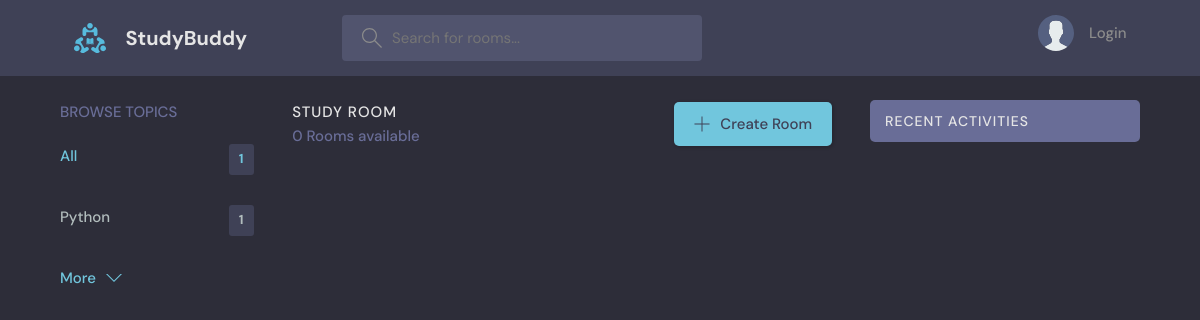
Before: /?q=JavaScripts with the older database file.
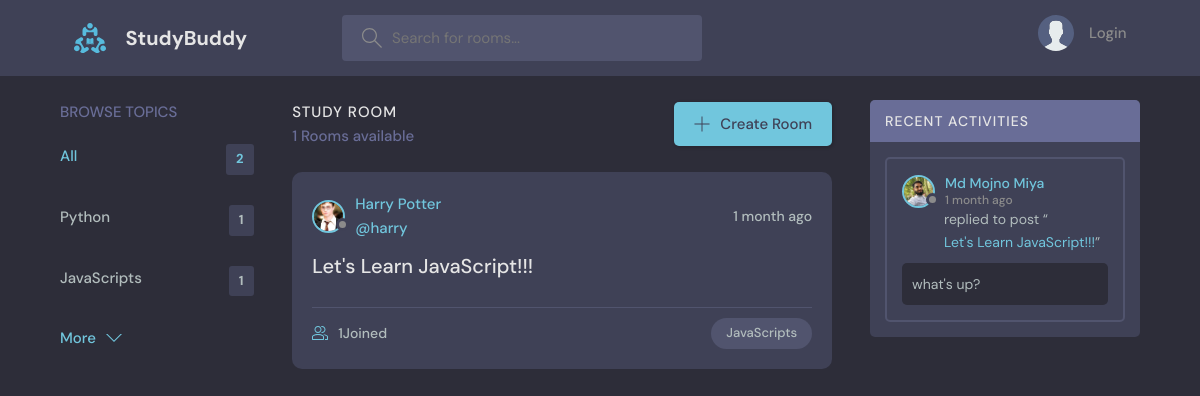
After: the same page with the newer database file.
### base/models.py (models this page shows, shortened)
class Topic(models.Model):
    name = models.CharField(max_length=200)

class Room(models.Model):
    host = models.ForeignKey(User, on_delete=models.SET_NULL, null=True)
    topic = models.ForeignKey(Topic, on_delete=models.SET_NULL, null=True)
    name = models.CharField(max_length=200)
    description = models.TextField(null=True, blank=True)
    participants = models.ManyToManyField(User, related_name="participants", blank=True)
    updated = models.DateTimeField(auto_now=True)
    created = models.DateTimeField(auto_now_add=True)
    class Meta:
        ordering = ['-updated', '-created']
    def __str__(self):
        return self.name

class User(AbstractUser):
    name = models.CharField(max_length=200, null=True)
    email = models.EmailField(unique=True, null=True)
    bio = models.TextField(null=True)
    avatar = models.ImageField(null=True, default='avatar.svg')
    USERNAME_FIELD = 'email'
    REQUIRED_FIELDS = []

class Message(models.Model):
    user = models.ForeignKey(User, on_delete=models.CASCADE)
    room = models.ForeignKey(Room, on_delete=models.CASCADE)
    body = models.TextField()
    updated = models.DateTimeField(auto_now=True)
    created = models.DateTimeField(auto_now_add=True)
    class Meta:
        ordering = ['-updated', '-created']

### base/views.py (the view)
# urls.py: path('', views.home, name='home'),
def home(request):
    q = request.GET.get("q") if request.GET.get("q") is not None else ""
    rooms = Room.objects.filter(
        Q(topic__name__icontains=q) | Q(name__icontains=q) | Q(description__icontains=q)
    )
    topics = Topic.objects.all()[0:5]
    room_count = rooms.count()
    room_messages = Message.objects.filter(Q(room__topic__name__icontains=q))
    context = {
        "rooms": rooms,
        "topics": topics,
        "room_count": room_count,
        "room_messages": room_messages,
    }
    return render(request, "base/home.html", context)

### base/templates/base/home.html (shortened to what this page needs)
{% extends 'main.html' %}
{% block content %}
<main class="layout layout--3">
  <div class="container">
    {% include 'base/topics_components.html' %}
    <div class="roomList">
      <div class="roomList__header">
        <div>
          <h2>Study Room</h2>
          <p>{{room_count}} Rooms available</p>
        </div>
        <a class="btn btn--main" href="{% url 'create-room' %}">
          <svg
            version="1.1"
            xmlns="http://www.w3.org/2000/svg"
            width="32"
            height="32"
            viewBox="0 0 32 32"
          >
            <title>add</title>
            <path
              d="M16.943 0.943h-1.885v14.115h-14.115v1.885h14.115v14.115h1.885v-14.115h14.115v-1.885h-14.115v-14.115z"
            ></path>
          </svg>
          Create Room
        </a>
      </div>
      {% include 'base/feed_components.html' %}
    </div>
    {% include 'base/activity_components.html' %}
  </div>
</main>
{% endblock content %}

### base/templates/base/topics_components.html
<div class="topics">
  <div class="topics__header">
    <h2>Browse Topics</h2>
  </div>
  <ul class="topics__list">
    <li>
      <a href="{% url 'home' %}" class="active">All <span>{{topics.count}}</span></a>
    </li>
    {% for topic in topics %}
    <li>
      <a href="{% url 'home' %}?q={{topic.name}}">{{topic.name}} <span>{{topic.room_set.all.count}}</span></a>
    </li>
    {% endfor %}
  </ul>
  <a class="btn btn--link" href="{% url 'topics' %}">
    More
    <svg
      version="1.1"
      xmlns="http://www.w3.org/2000/svg"
      width="32"
      height="32"
      viewBox="0 0 32 32"
    >
      <title>chevron-down</title>
      <path d="M16 21l-13-13h-3l16 16 16-16h-3l-13 13z"></path>
    </svg>
  </a>
</div>

### base/templates/base/feed_components.html (shortened to what this page needs)
{% for room in rooms %}
<div class="roomListRoom">
  <div class="roomListRoom__header">
    <a
      href="{% url 'user-profile' room.host.id %}"
      class="roomListRoom__author"
    >
      <div class="avatar avatar--small">
        <img src="{{room.host.avatar.url}}" />
      </div>
      <div>
        <div>
          <span>{{room.host.name}}</span>
        </div>
        <span>@{{room.host.username}}</span>
      </div>
    </a>
    <div class="roomListRoom__actions">
      <span>{{room.created|timesince}} ago</span>
    </div>
  </div>
  <div class="roomListRoom__content">
    <a href="{% url 'room' room.id %}">{{room.name}}</a>
  </div>
  <div class="roomListRoom__meta">
    <a href="{% url 'room' room.id %}" class="roomListRoom__joined">
      {{room.participants.all.count}}Joined
    </a>
    <p class="roomListRoom__topic">{{room.topic.name}}</p>
  </div>
</div>
{% endfor %}

### base/templates/base/activity_components.html (shortened to what this page needs)
<div class="activities">
  <div class="activities__header">
    <h2>Recent Activities</h2>
  </div>
  {% for message in room_messages %}
  <div class="activities__box">
    <div class="activities__boxHeader roomListRoom__header">
      <a href="{% url 'user-profile' message.user.id %}" class="roomListRoom__author">
        <div class="avatar avatar--small">
          <img src="{{message.user.avatar.url}}" />
        </div>
        <p>
          {{message.user.name}}
          <span>{{message.created|timesince}} ago</span>
        </p>
      </a>
    </div>
    <div class="activities__boxContent">
      <p>
        replied to post “<a href="{% url 'room' message.room.id %}">{{message.room}}</a
        >”
      </p>
      <div class="activities__boxRoomContent">
        {{message.body}}
      </div>
    </div>
  </div>
  {% endfor %}
</div>

Changed rows visible on the page:
added Topic: name "JavaScripts", room_set.all.count "1"
added Room: host.avatar (picture), host.name "Harry Potter", host.username "harry", created "1 month", name "Let's Learn JavaScript!!!", participants.all.count "1", topic.name "JavaScripts"
added Message: user.avatar (picture), user.name "Md Mojno Miya", created "1 month", room "Let's Learn JavaScript!!!", body "what's up?"
Other visible differences:
{{ topics.count }}: "1" → "2"
{{ room_count }}: "0" → "1"
